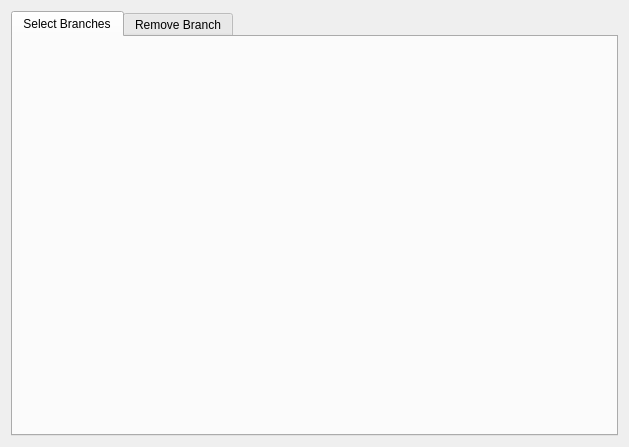
<?xml version="1.0" encoding="UTF-8"?>
<ui version="4.0">
 <class>BranchOperation</class>
 <widget class="QWidget" name="BranchOperation">
  <property name="geometry">
   <rect>
    <x>0</x>
    <y>0</y>
    <width>629</width>
    <height>447</height>
   </rect>
  </property>
  <property name="windowTitle">
   <string>Branch Operations</string>
  </property>
  <layout class="QVBoxLayout" name="verticalLayout">
   <item>
    <widget class="QTabWidget" name="tabWidget">
     <property name="currentIndex">
      <number>0</number>
     </property>
     <widget class="QWidget" name="tab">
      <attribute name="title">
       <string>Select Branches</string>
      </attribute>
     </widget>
     <widget class="QWidget" name="tab_2">
      <attribute name="title">
       <string>Remove Branch</string>
      </attribute>
     </widget>
    </widget>
   </item>
  </layout>
 </widget>
 <resources/>
 <connections/>
</ui>
